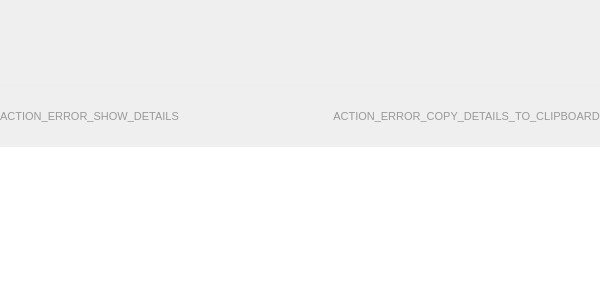
<?xml version="1.0" encoding="UTF-8"?>
<ui version="4.0">
 <class>ErrorWidget</class>
 <widget class="QWidget" name="ErrorWidget">
  <property name="geometry">
   <rect>
    <x>0</x>
    <y>0</y>
    <width>600</width>
    <height>283</height>
   </rect>
  </property>
  <property name="sizePolicy">
   <sizepolicy hsizetype="Preferred" vsizetype="Preferred">
    <horstretch>0</horstretch>
    <verstretch>0</verstretch>
   </sizepolicy>
  </property>
  <property name="maximumSize">
   <size>
    <width>16777215</width>
    <height>16777215</height>
   </size>
  </property>
  <property name="font">
   <font>
    <pointsize>8</pointsize>
   </font>
  </property>
  <property name="windowTitle">
   <string>Form</string>
  </property>
  <property name="styleSheet">
   <string notr="true">QWidget#MessageWidget
{
background-color: rgb(255, 255, 255);
}

#line
{
color: #EEEEEE;
}

#button_copy, #button_details
{
color: #999999;
border: none;
background-color: none;
}

#button_copy:hover, #button_details:hover {
color: #0092FF;
}

#text_details
{
color: #333333;
}

#label_message
{
color: #F44336;
}</string>
  </property>
  <layout class="QVBoxLayout" name="verticalLayout">
   <property name="spacing">
    <number>20</number>
   </property>
   <property name="leftMargin">
    <number>0</number>
   </property>
   <property name="topMargin">
    <number>0</number>
   </property>
   <property name="rightMargin">
    <number>0</number>
   </property>
   <property name="bottomMargin">
    <number>0</number>
   </property>
   <item>
    <layout class="QHBoxLayout" name="horizontalLayout_2">
     <item>
      <widget class="IconLabel" name="label_icon">
       <property name="sizePolicy">
        <sizepolicy hsizetype="Fixed" vsizetype="Fixed">
         <horstretch>0</horstretch>
         <verstretch>0</verstretch>
        </sizepolicy>
       </property>
       <property name="minimumSize">
        <size>
         <width>64</width>
         <height>64</height>
        </size>
       </property>
       <property name="maximumSize">
        <size>
         <width>64</width>
         <height>64</height>
        </size>
       </property>
       <property name="text">
        <string/>
       </property>
       <property name="pixmap">
        <pixmap resource="../rc/resources.qrc">:/icons/images/material/error_outline.svg</pixmap>
       </property>
       <property name="scaledContents">
        <bool>true</bool>
       </property>
       <property name="color" stdset="0">
        <color>
         <red>244</red>
         <green>67</green>
         <blue>54</blue>
        </color>
       </property>
      </widget>
     </item>
     <item>
      <widget class="QLabel" name="label_message">
       <property name="sizePolicy">
        <sizepolicy hsizetype="Preferred" vsizetype="Expanding">
         <horstretch>0</horstretch>
         <verstretch>0</verstretch>
        </sizepolicy>
       </property>
       <property name="maximumSize">
        <size>
         <width>16777215</width>
         <height>16777215</height>
        </size>
       </property>
       <property name="font">
        <font>
         <weight>75</weight>
         <bold>true</bold>
        </font>
       </property>
       <property name="text">
        <string/>
       </property>
       <property name="textFormat">
        <enum>Qt::RichText</enum>
       </property>
       <property name="wordWrap">
        <bool>true</bool>
       </property>
      </widget>
     </item>
    </layout>
   </item>
   <item>
    <widget class="Line" name="line">
     <property name="frameShadow">
      <enum>QFrame::Plain</enum>
     </property>
     <property name="lineWidth">
      <number>2</number>
     </property>
     <property name="orientation">
      <enum>Qt::Horizontal</enum>
     </property>
    </widget>
   </item>
   <item>
    <layout class="QHBoxLayout" name="horizontalLayout_3">
     <item>
      <widget class="DropDownButton" name="button_details">
       <property name="cursor">
        <cursorShape>PointingHandCursor</cursorShape>
       </property>
       <property name="toolTip">
        <string>TEXT_ERROR_SHOW_DETAILS_TOOLTIP</string>
       </property>
       <property name="text">
        <string>ACTION_ERROR_SHOW_DETAILS</string>
       </property>
       <property name="icon">
        <iconset resource="../rc/resources.qrc">
         <normaloff>:/icons/images/material/arrow_drop_down.svg</normaloff>:/icons/images/material/arrow_drop_down.svg</iconset>
       </property>
       <property name="iconSize">
        <size>
         <width>24</width>
         <height>24</height>
        </size>
       </property>
       <property name="checkable">
        <bool>true</bool>
       </property>
       <property name="checked">
        <bool>false</bool>
       </property>
       <property name="flat">
        <bool>true</bool>
       </property>
       <property name="color" stdset="0">
        <color>
         <red>153</red>
         <green>153</green>
         <blue>153</blue>
        </color>
       </property>
      </widget>
     </item>
     <item>
      <spacer name="horizontalSpacer_3">
       <property name="orientation">
        <enum>Qt::Horizontal</enum>
       </property>
       <property name="sizeHint" stdset="0">
        <size>
         <width>40</width>
         <height>20</height>
        </size>
       </property>
      </spacer>
     </item>
     <item>
      <widget class="Button" name="button_copy">
       <property name="cursor">
        <cursorShape>PointingHandCursor</cursorShape>
       </property>
       <property name="toolTip">
        <string>TEXT_ERROR_COPY_TO_CLIPBOARD_TOOLTIP</string>
       </property>
       <property name="text">
        <string>ACTION_ERROR_COPY_DETAILS_TO_CLIPBOARD</string>
       </property>
       <property name="icon">
        <iconset resource="../rc/resources.qrc">
         <normaloff>:/icons/images/material/assignment.svg</normaloff>:/icons/images/material/assignment.svg</iconset>
       </property>
       <property name="iconSize">
        <size>
         <width>24</width>
         <height>24</height>
        </size>
       </property>
       <property name="color" stdset="0">
        <color>
         <red>153</red>
         <green>153</green>
         <blue>153</blue>
        </color>
       </property>
       <property name="hover_color" stdset="0">
        <color>
         <red>0</red>
         <green>146</green>
         <blue>255</blue>
        </color>
       </property>
      </widget>
     </item>
    </layout>
   </item>
   <item>
    <widget class="QTextEdit" name="text_details">
     <property name="frameShape">
      <enum>QFrame::NoFrame</enum>
     </property>
     <property name="frameShadow">
      <enum>QFrame::Plain</enum>
     </property>
     <property name="lineWidth">
      <number>0</number>
     </property>
     <property name="horizontalScrollBarPolicy">
      <enum>Qt::ScrollBarAlwaysOff</enum>
     </property>
     <property name="undoRedoEnabled">
      <bool>false</bool>
     </property>
     <property name="readOnly">
      <bool>true</bool>
     </property>
     <property name="html">
      <string>&lt;!DOCTYPE HTML PUBLIC &quot;-//W3C//DTD HTML 4.0//EN&quot; &quot;http://www.w3.org/TR/REC-html40/strict.dtd&quot;&gt;
&lt;html&gt;&lt;head&gt;&lt;meta name=&quot;qrichtext&quot; content=&quot;1&quot; /&gt;&lt;style type=&quot;text/css&quot;&gt;
p, li { white-space: pre-wrap; }
&lt;/style&gt;&lt;/head&gt;&lt;body style=&quot; font-family:'Sans'; font-size:10pt; font-weight:400; font-style:normal;&quot;&gt;
&lt;p style=&quot;-qt-paragraph-type:empty; margin-top:0px; margin-bottom:0px; margin-left:0px; margin-right:0px; -qt-block-indent:0; text-indent:0px;&quot;&gt;&lt;br /&gt;&lt;/p&gt;&lt;/body&gt;&lt;/html&gt;</string>
     </property>
     <property name="acceptRichText">
      <bool>false</bool>
     </property>
    </widget>
   </item>
  </layout>
 </widget>
 <customwidgets>
  <customwidget>
   <class>IconLabel</class>
   <extends>QLabel</extends>
   <header>parsec.core.gui.custom_widgets</header>
  </customwidget>
  <customwidget>
   <class>Button</class>
   <extends>QPushButton</extends>
   <header>parsec.core.gui.custom_widgets</header>
  </customwidget>
  <customwidget>
   <class>DropDownButton</class>
   <extends>QPushButton</extends>
   <header>parsec.core.gui.custom_widgets</header>
  </customwidget>
 </customwidgets>
 <resources>
  <include location="../rc/resources.qrc"/>
 </resources>
 <connections/>
</ui>
